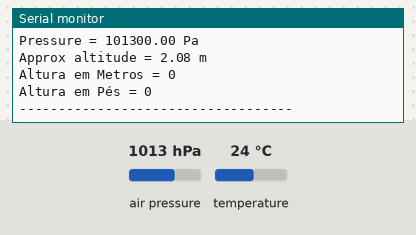
Bench run of a sketch on a simulated Arduino Uno, built with avr-gcc and run on an emulated ATmega328P. Shown: the last lines printed to the serial monitor. The test bench sets the inputs (shaded band); at power-on: air pressure 1013 hPa, temperature 24 °C.

Above: at 8.2 s.
8.3 s: air pressure set to 952 hPa
At 9.7 s:
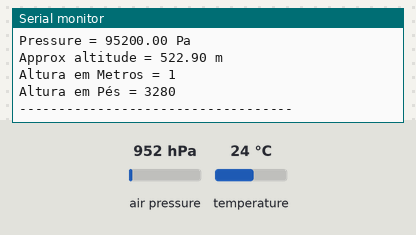
9.8 s: air pressure set to 1048 hPa
At 13.2 s:
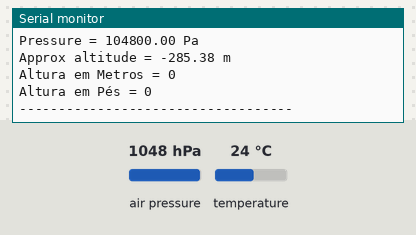
13.8 s: temperature set to 12 °C
Timing chart, 0 to 16.8 s (numbered marks = the images above; inputs shaded):
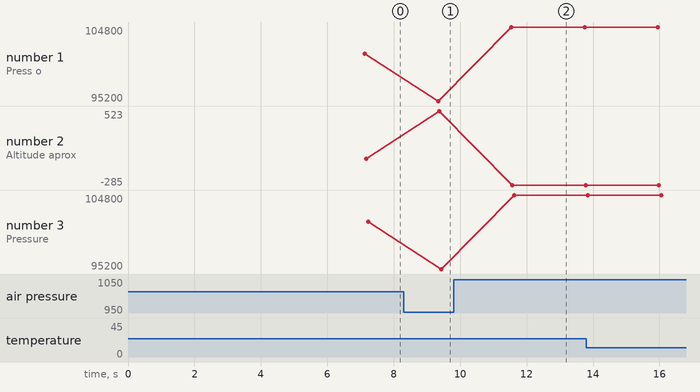

Measured:
- after the input at 8.3 s, the serial monitor: prints a new line after 1.0 s (image 1)
- after the input at 9.8 s, the serial monitor: prints a new line after 1.7 s (image 2)
- plotted number 1: 101300 → 95200 after the input at 8.3 s, 95200 → 104800 after the input at 9.8 s
- plotted number 2: 2 → 523 after the input at 8.3 s, 523 → -285 after the input at 9.8 s
- plotted number 3: 101300 → 95200 after the input at 8.3 s, 95200 → 104800 after the input at 9.8 s

The sketch:

Altitude_e_altura_com_bmp_280.ino
```cpp
#include <Adafruit_Sensor.h> //INCLUSÃO DE BIBLIOTECA
#include <Adafruit_BMP280.h> //INCLUSÃO DE BIBLIOTECA

Adafruit_BMP280 bmp; //OBJETO DO TIPO Adafruit_BMP280 (I2C)


int AltitudeIni ;
int AltitudeAut ;
int Resultado ;
int Resultado2 ;
int Cont = 0 ;


void setup(){
  Serial.begin(9600); //INICIALIZA A SERIAL
  if(!bmp.begin(0x76)){ //SE O SENSOR NÃO FOR INICIALIZADO NO ENDEREÇO I2C 0x76, FAZ
    Serial.println(F("Sensor BMP280 não foi identificado! Verifique as conexões.")); //IMPRIME O TEXTO NO MONITOR SERIAL
    while(1); //SEMPRE ENTRE NO LOOP


}

AltitudeIni =  bmp.readAltitude(1013.25);

{

    Serial.println ("JDF AUTOMAÇÃO, email jdfautomação@gmail.com Tel. (0359 88565109 :)");
    Serial.println ("Iniciando Sistema");
    Serial.println("------------------------------------------------------------"); //IMPRIME UMA LINHA NO MONITOR SERIAL

     delay(7000); //INTERVALO DE 2 SEGUNDOS
}

}
void loop(){


AltitudeAut = bmp.readAltitude(1013.25);

if  (AltitudeAut > AltitudeIni) {
Cont++;
AltitudeIni = AltitudeAut;
}

else if (AltitudeAut < AltitudeIni) {
Cont--;

AltitudeIni = AltitudeAut;

}
Resultado2 = (Cont * 1000) * 3.28084;

    Serial.print(F("Temperatura: ")); //IMPRIME O TEXTO NO MONITOR SERIAL
    Serial.print(bmp.readTemperature()); //IMPRIME NO MONITOR SERIAL A TEMPERATURA
    Serial.println(" *C (Grau Celsius)"); //IMPRIME O TEXTO NO MONITOR SERIAL

    Serial.print(F("Pressão: ")); //IMPRIME O TEXTO NO MONITOR SERIAL
    Serial.print(bmp.readPressure()); //IMPRIME NO MONITOR SERIAL A PRESSÃO
    Serial.println(" Pa (Pascal)"); //IMPRIME O TEXTO NO MONITOR SERIAL

    Serial.print(F("Altitude aprox.: ")); //IMPRIME O TEXTO NO MONITOR SERIAL
    Serial.print(bmp.readAltitude(1013.25),0); //IMPRIME NO MONITOR SERIAL A ALTITUDE APROXIMADA
    Serial.println(" m (Metros)"); //IMPRIME O TEXTO NO MONITOR SERIAL


    Serial.print(F("Temperature = "));
    Serial.print(bmp.readTemperature());
    Serial.println(" *C");

    Serial.print(F("Pressure = "));
    Serial.print(bmp.readPressure());
    Serial.println(" Pa");

    Serial.print(F("Approx altitude = "));
    Serial.print(bmp.readAltitude(1013.25)); /* Adjusted to local forecast! */
    Serial.println(" m");

    Serial.print("Altura em Metros = ");
    Serial.println(Cont);

    Serial.print("Altura em Pés = ");
    Serial.println(Resultado2);

    Serial.println("-----------------------------------"); //IMPRIME UMA LINHA NO MONITOR SERIAL
    delay(2000); //INTERVALO DE 2 SEGUNDOS
}
```
